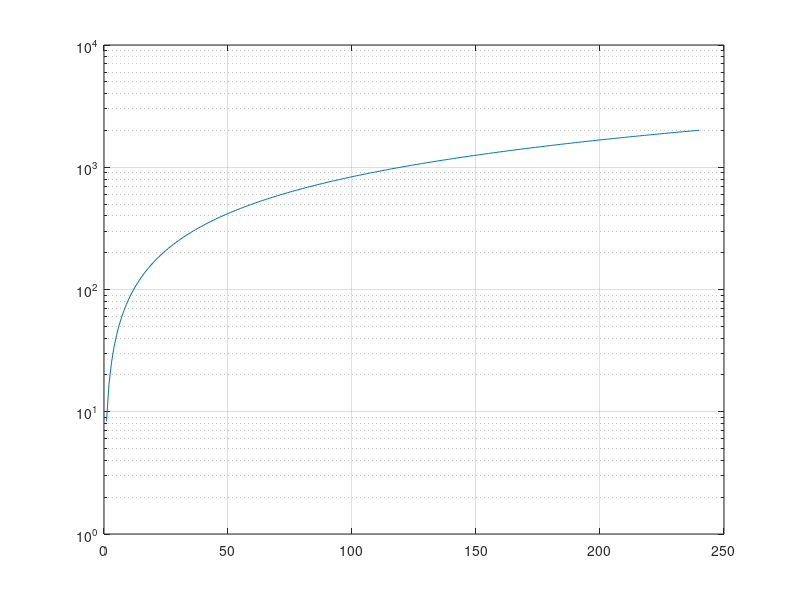

The MATLAB script that drew this image:
P = 1000; 
npayments = 240;  
rate = 0.08/12; 
mpayment = P*(rate*(1+rate)^npayments)/(((1+rate)^npayments) - 1);
x = 1:240;
y = x * mpayment;
semilogy(x,y);
grid on;
